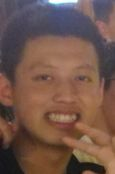
#> input picture Some_Python_Script/图像/2.jpg, 115 x 174 px
$ python '图像识别.py' 2.jpg
#> lines starting #> are read from the running program, lines starting #| are printed output that depends on the picture
from PIL import Image
import argparse

#命令行输入参数处理
parser = argparse.ArgumentParser()

parser.add_argument('file')     #输入文件
parser.add_argument('-o', '--output')   #输出文件
parser.add_argument('--width', type = int, default = 220) #输出字符画宽
parser.add_argument('--height', type = int, default = 100) #输出字符画高

#获取参数
args = parser.parse_args()

IMG = args.file
WIDTH = args.width
HEIGHT = args.height
OUTPUT = args.output

# 我们定义的不重复的字符列表，灰度值小（暗）的用列表开头的符号，灰度值大（亮）的用列表末尾的符号
ascii_char = list("$@B%8&WM#*oahkbdpqwmZO0QLCJUYXzcvunxrjft/\|()1{}[]?-_+~<>i!lI;:,\"^`'. ")

# 将256灰度映射到70个字符上
def get_char(r,g,b,alpha = 256):
    if alpha == 0:
        return ' '
    length = len(ascii_char)
    gray = int(0.2126 * r + 0.7152 * g + 0.0722 * b)

    unit = (256.0 + 1)/length
    return ascii_char[int(gray/unit)]

if __name__ == '__main__':

    im = Image.open(IMG)
#> im is the input picture: PIL image 115x174 RGB; mean R, G, B 114.2, 85.8, 74.8
    im = im.resize((WIDTH,HEIGHT), Image.NEAREST)
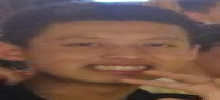
#> im: PIL image 220x100 RGB; mean R, G, B 114.2, 85.7, 74.8

    txt = ""

    #将图片看成由像素点组成的二维数组，i代表每一行，j代表每一列
    for i in range(HEIGHT):
        for j in range(WIDTH):
            #getpixel()函数的参数是由每个像素点在图片中的相对位置（w，h）组成的元组
            #返回值是一个代表图片像素值的(r,g,b,alpha)元组
            txt += get_char(*im.getpixel((j,i)))
        txt += '\n'

    print(txt)
#> (printed output is left out)

    #字符画输出到文件
    if OUTPUT:
        with open(OUTPUT,'w') as f:
            f.write(txt)
    else:
        with open("output.txt",'w') as f:
            f.write(txt)
